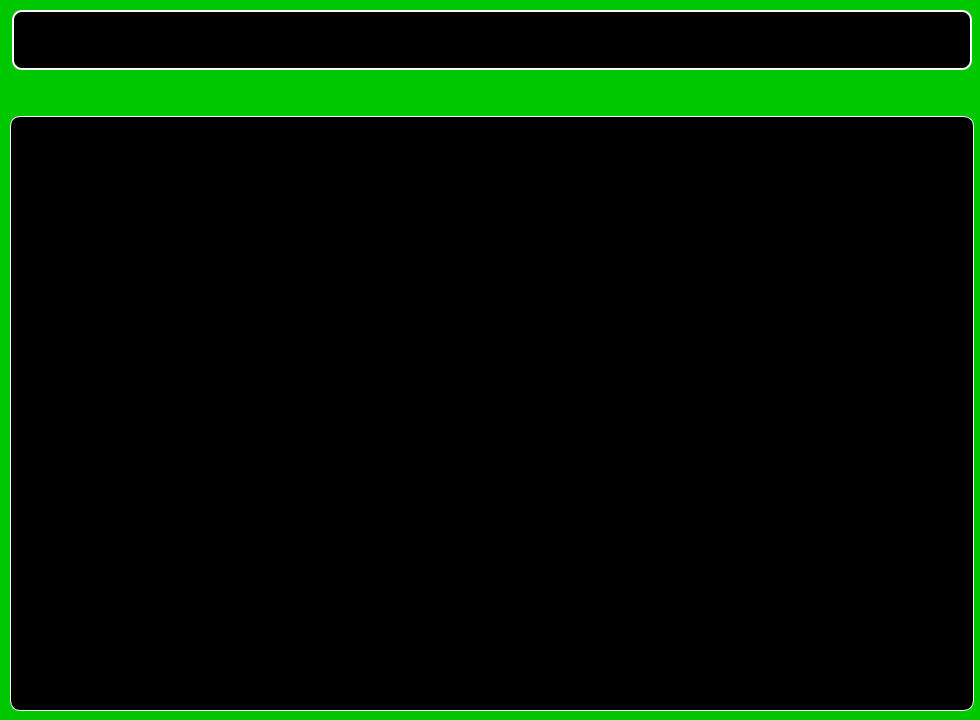
<?xml version="1.0" encoding="UTF-8"?>
<ui version="4.0">
 <class>widget</class>
 <widget class="QWidget" name="widget">
  <property name="geometry">
   <rect>
    <x>0</x>
    <y>0</y>
    <width>980</width>
    <height>720</height>
   </rect>
  </property>
  <property name="windowTitle">
   <string>Spotify Sorter</string>
  </property>
  <property name="styleSheet">
   <string notr="true">background-color: rgb(0, 200, 0);</string>
  </property>
  <widget class="QWidget" name="verticalLayoutWidget">
   <property name="geometry">
    <rect>
     <x>10</x>
     <y>10</y>
     <width>964</width>
     <height>701</height>
    </rect>
   </property>
   <layout class="QVBoxLayout" name="verticalLayout">
    <property name="sizeConstraint">
     <enum>QLayout::SetMinAndMaxSize</enum>
    </property>
    <item>
     <layout class="QHBoxLayout" name="horizontalLayout">
      <property name="spacing">
       <number>0</number>
      </property>
      <property name="sizeConstraint">
       <enum>QLayout::SetMinAndMaxSize</enum>
      </property>
      <item>
       <widget class="QLabel" name="l_nombre">
        <property name="minimumSize">
         <size>
          <width>960</width>
          <height>60</height>
         </size>
        </property>
        <property name="maximumSize">
         <size>
          <width>960</width>
          <height>60</height>
         </size>
        </property>
        <property name="styleSheet">
         <string notr="true">font: 28pt &quot;Consolas&quot;;
background-color: rgb(0, 0, 0);
color: rgb(0, 200, 0);
border: 2px solid white;
border-radius: 10px;
border-style: outset;</string>
        </property>
        <property name="text">
         <string/>
        </property>
        <property name="alignment">
         <set>Qt::AlignCenter</set>
        </property>
       </widget>
      </item>
     </layout>
    </item>
    <item>
     <spacer name="verticalSpacer">
      <property name="orientation">
       <enum>Qt::Vertical</enum>
      </property>
      <property name="sizeType">
       <enum>QSizePolicy::Fixed</enum>
      </property>
      <property name="sizeHint" stdset="0">
       <size>
        <width>20</width>
        <height>40</height>
       </size>
      </property>
     </spacer>
    </item>
    <item>
     <widget class="QListWidget" name="lista_playlists">
      <property name="styleSheet">
       <string notr="true">background-color: rgb(0, 0, 0);
color: rgb(0, 200, 0);
border-radius: 10px;
border-style: outset;
padding: 5px;
border: 1px solid white;
font: 14pt &quot;Consolas&quot;;
</string>
      </property>
     </widget>
    </item>
   </layout>
  </widget>
 </widget>
 <resources/>
 <connections/>
</ui>
